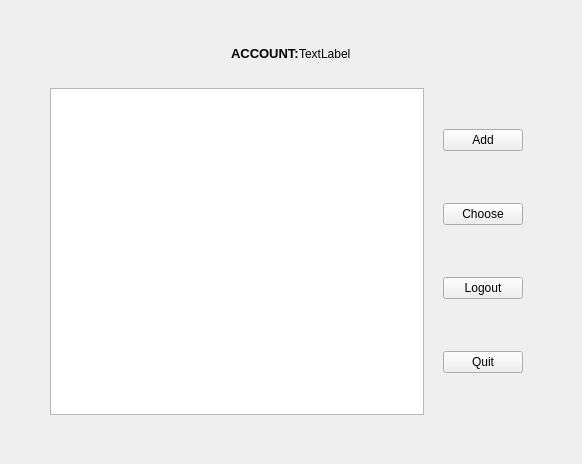
<?xml version="1.0" encoding="UTF-8"?>
<ui version="4.0">
 <class>FirstWidget</class>
 <widget class="QWidget" name="FirstWidget">
  <property name="geometry">
   <rect>
    <x>0</x>
    <y>0</y>
    <width>582</width>
    <height>464</height>
   </rect>
  </property>
  <property name="windowTitle">
   <string>Form</string>
  </property>
  <layout class="QVBoxLayout" name="verticalLayout_2">
   <property name="leftMargin">
    <number>30</number>
   </property>
   <property name="topMargin">
    <number>35</number>
   </property>
   <property name="rightMargin">
    <number>30</number>
   </property>
   <property name="bottomMargin">
    <number>40</number>
   </property>
   <item>
    <widget class="QWidget" name="widget_2" native="true">
     <layout class="QHBoxLayout" name="horizontalLayout">
      <property name="spacing">
       <number>0</number>
      </property>
      <item>
       <spacer name="horizontalSpacer">
        <property name="orientation">
         <enum>Qt::Horizontal</enum>
        </property>
        <property name="sizeHint" stdset="0">
         <size>
          <width>40</width>
          <height>20</height>
         </size>
        </property>
       </spacer>
      </item>
      <item>
       <widget class="QLabel" name="ACCOUNT">
        <property name="text">
         <string>&lt;html&gt;&lt;head/&gt;&lt;body&gt;&lt;p&gt;&lt;span style=&quot; font-size:10pt; font-weight:600;&quot;&gt;ACCOUNT:&lt;/span&gt;&lt;/p&gt;&lt;/body&gt;&lt;/html&gt;</string>
        </property>
       </widget>
      </item>
      <item>
       <widget class="QLabel" name="Account_name">
        <property name="text">
         <string>TextLabel</string>
        </property>
       </widget>
      </item>
      <item>
       <spacer name="horizontalSpacer_2">
        <property name="orientation">
         <enum>Qt::Horizontal</enum>
        </property>
        <property name="sizeHint" stdset="0">
         <size>
          <width>40</width>
          <height>20</height>
         </size>
        </property>
       </spacer>
      </item>
     </layout>
    </widget>
   </item>
   <item>
    <widget class="QWidget" name="widget_3" native="true">
     <layout class="QHBoxLayout" name="horizontalLayout_2">
      <property name="spacing">
       <number>10</number>
      </property>
      <property name="leftMargin">
       <number>20</number>
      </property>
      <property name="rightMargin">
       <number>20</number>
      </property>
      <item>
       <widget class="QListWidget" name="listWidget"/>
      </item>
      <item>
       <widget class="QWidget" name="widget" native="true">
        <layout class="QVBoxLayout" name="verticalLayout">
         <property name="spacing">
          <number>20</number>
         </property>
         <item>
          <widget class="QPushButton" name="Add">
           <property name="text">
            <string>Add</string>
           </property>
          </widget>
         </item>
         <item>
          <widget class="QPushButton" name="Choose">
           <property name="text">
            <string>Choose</string>
           </property>
          </widget>
         </item>
         <item>
          <widget class="QPushButton" name="Logout">
           <property name="text">
            <string>Logout</string>
           </property>
          </widget>
         </item>
         <item>
          <widget class="QPushButton" name="Quit">
           <property name="text">
            <string>Quit</string>
           </property>
          </widget>
         </item>
        </layout>
       </widget>
      </item>
     </layout>
    </widget>
   </item>
  </layout>
 </widget>
 <resources/>
 <connections/>
</ui>
